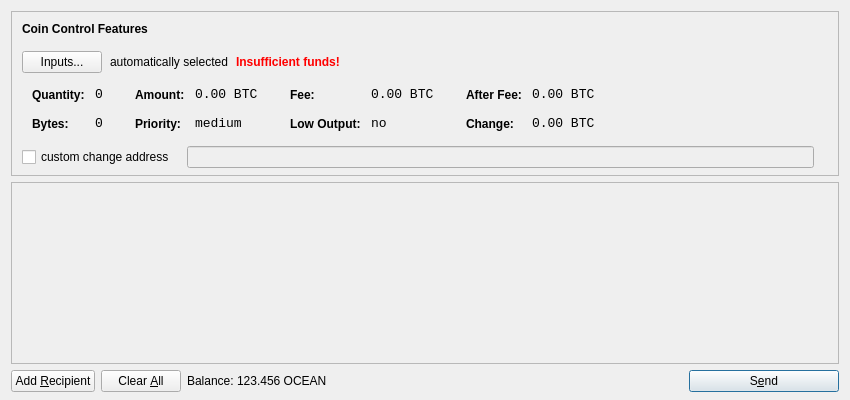
<?xml version="1.0" encoding="UTF-8"?>
<ui version="4.0">
 <class>SendCoinsDialog</class>
 <widget class="QDialog" name="SendCoinsDialog">
  <property name="geometry">
   <rect>
    <x>0</x>
    <y>0</y>
    <width>850</width>
    <height>400</height>
   </rect>
  </property>
  <property name="windowTitle">
   <string>Send Coins</string>
  </property>
  <layout class="QVBoxLayout" name="verticalLayout" stretch="0,1,0">
   <property name="bottomMargin">
    <number>8</number>
   </property>
   <item>
    <widget class="QFrame" name="frameCoinControl">
     <property name="sizePolicy">
      <sizepolicy hsizetype="Expanding" vsizetype="Expanding">
       <horstretch>0</horstretch>
       <verstretch>0</verstretch>
      </sizepolicy>
     </property>
     <property name="maximumSize">
      <size>
       <width>16777215</width>
       <height>16777215</height>
      </size>
     </property>
     <property name="frameShape">
      <enum>QFrame::StyledPanel</enum>
     </property>
     <property name="frameShadow">
      <enum>QFrame::Sunken</enum>
     </property>
     <layout class="QVBoxLayout" name="verticalLayoutCoinControl2">
      <property name="spacing">
       <number>-1</number>
      </property>
      <property name="leftMargin">
       <number>0</number>
      </property>
      <property name="topMargin">
       <number>0</number>
      </property>
      <property name="rightMargin">
       <number>0</number>
      </property>
      <property name="bottomMargin">
       <number>6</number>
      </property>
      <item>
       <layout class="QVBoxLayout" name="verticalLayoutCoinControl" stretch="0,0,0,0,1">
        <property name="spacing">
         <number>0</number>
        </property>
        <property name="leftMargin">
         <number>10</number>
        </property>
        <property name="topMargin">
         <number>10</number>
        </property>
        <item>
         <layout class="QHBoxLayout" name="horizontalLayoutCoinControl1">
          <property name="bottomMargin">
           <number>15</number>
          </property>
          <item>
           <widget class="QLabel" name="labelCoinControlFeatures">
            <property name="sizePolicy">
             <sizepolicy hsizetype="Preferred" vsizetype="Maximum">
              <horstretch>0</horstretch>
              <verstretch>0</verstretch>
             </sizepolicy>
            </property>
            <property name="font">
             <font>
              <weight>75</weight>
              <bold>true</bold>
             </font>
            </property>
            <property name="styleSheet">
             <string notr="true">font-weight:bold;</string>
            </property>
            <property name="text">
             <string>Coin Control Features</string>
            </property>
           </widget>
          </item>
         </layout>
        </item>
        <item>
         <layout class="QHBoxLayout" name="horizontalLayoutCoinControl2" stretch="0,0,0,0">
          <property name="spacing">
           <number>8</number>
          </property>
          <property name="bottomMargin">
           <number>10</number>
          </property>
          <item>
           <widget class="QPushButton" name="pushButtonCoinControl">
            <property name="styleSheet">
             <string notr="true"/>
            </property>
            <property name="text">
             <string>Inputs...</string>
            </property>
           </widget>
          </item>
          <item>
           <widget class="QLabel" name="labelCoinControlAutomaticallySelected">
            <property name="text">
             <string>automatically selected</string>
            </property>
            <property name="margin">
             <number>5</number>
            </property>
           </widget>
          </item>
          <item>
           <widget class="QLabel" name="labelCoinControlInsuffFunds">
            <property name="font">
             <font>
              <weight>75</weight>
              <bold>true</bold>
             </font>
            </property>
            <property name="styleSheet">
             <string notr="true">color:red;font-weight:bold;</string>
            </property>
            <property name="text">
             <string>Insufficient funds!</string>
            </property>
            <property name="margin">
             <number>5</number>
            </property>
           </widget>
          </item>
          <item>
           <spacer name="horizontalSpacerCoinControl">
            <property name="orientation">
             <enum>Qt::Horizontal</enum>
            </property>
            <property name="sizeHint" stdset="0">
             <size>
              <width>40</width>
              <height>1</height>
             </size>
            </property>
           </spacer>
          </item>
         </layout>
        </item>
        <item>
         <widget class="QWidget" name="widgetCoinControl" native="true">
          <property name="sizePolicy">
           <sizepolicy hsizetype="Preferred" vsizetype="Preferred">
            <horstretch>0</horstretch>
            <verstretch>0</verstretch>
           </sizepolicy>
          </property>
          <property name="minimumSize">
           <size>
            <width>0</width>
            <height>0</height>
           </size>
          </property>
          <property name="styleSheet">
           <string notr="true"/>
          </property>
          <layout class="QHBoxLayout" name="horizontalLayoutCoinControl5">
           <property name="margin">
            <number>0</number>
           </property>
           <item>
            <layout class="QHBoxLayout" name="horizontalLayoutCoinControl3" stretch="0,0,0,1">
             <property name="spacing">
              <number>20</number>
             </property>
             <property name="topMargin">
              <number>0</number>
             </property>
             <property name="bottomMargin">
              <number>10</number>
             </property>
             <item>
              <layout class="QFormLayout" name="formLayoutCoinControl1">
               <property name="horizontalSpacing">
                <number>10</number>
               </property>
               <property name="verticalSpacing">
                <number>14</number>
               </property>
               <property name="leftMargin">
                <number>10</number>
               </property>
               <property name="topMargin">
                <number>4</number>
               </property>
               <property name="rightMargin">
                <number>6</number>
               </property>
               <item row="0" column="0">
                <widget class="QLabel" name="labelCoinControlQuantityText">
                 <property name="styleSheet">
                  <string notr="true">font-weight:bold;</string>
                 </property>
                 <property name="text">
                  <string>Quantity:</string>
                 </property>
                 <property name="margin">
                  <number>0</number>
                 </property>
                </widget>
               </item>
               <item row="0" column="1">
                <widget class="QLabel" name="labelCoinControlQuantity">
                 <property name="font">
                  <font>
                   <family>Monospace</family>
                   <pointsize>10</pointsize>
                  </font>
                 </property>
                 <property name="cursor">
                  <cursorShape>IBeamCursor</cursorShape>
                 </property>
                 <property name="contextMenuPolicy">
                  <enum>Qt::ActionsContextMenu</enum>
                 </property>
                 <property name="text">
                  <string notr="true">0</string>
                 </property>
                 <property name="margin">
                  <number>0</number>
                 </property>
                 <property name="textInteractionFlags">
                  <set>Qt::LinksAccessibleByMouse|Qt::TextSelectableByKeyboard|Qt::TextSelectableByMouse</set>
                 </property>
                </widget>
               </item>
               <item row="1" column="0">
                <widget class="QLabel" name="labelCoinControlBytesText">
                 <property name="styleSheet">
                  <string notr="true">font-weight:bold;</string>
                 </property>
                 <property name="text">
                  <string>Bytes:</string>
                 </property>
                </widget>
               </item>
               <item row="1" column="1">
                <widget class="QLabel" name="labelCoinControlBytes">
                 <property name="font">
                  <font>
                   <family>Monospace</family>
                   <pointsize>10</pointsize>
                  </font>
                 </property>
                 <property name="cursor">
                  <cursorShape>IBeamCursor</cursorShape>
                 </property>
                 <property name="contextMenuPolicy">
                  <enum>Qt::ActionsContextMenu</enum>
                 </property>
                 <property name="text">
                  <string notr="true">0</string>
                 </property>
                 <property name="textInteractionFlags">
                  <set>Qt::LinksAccessibleByMouse|Qt::TextSelectableByKeyboard|Qt::TextSelectableByMouse</set>
                 </property>
                </widget>
               </item>
              </layout>
             </item>
             <item>
              <layout class="QFormLayout" name="formLayoutCoinControl2">
               <property name="horizontalSpacing">
                <number>10</number>
               </property>
               <property name="verticalSpacing">
                <number>14</number>
               </property>
               <property name="leftMargin">
                <number>6</number>
               </property>
               <property name="topMargin">
                <number>4</number>
               </property>
               <property name="rightMargin">
                <number>6</number>
               </property>
               <item row="0" column="0">
                <widget class="QLabel" name="labelCoinControlAmountText">
                 <property name="styleSheet">
                  <string notr="true">font-weight:bold;</string>
                 </property>
                 <property name="text">
                  <string>Amount:</string>
                 </property>
                 <property name="margin">
                  <number>0</number>
                 </property>
                </widget>
               </item>
               <item row="0" column="1">
                <widget class="QLabel" name="labelCoinControlAmount">
                 <property name="font">
                  <font>
                   <family>Monospace</family>
                   <pointsize>10</pointsize>
                  </font>
                 </property>
                 <property name="cursor">
                  <cursorShape>IBeamCursor</cursorShape>
                 </property>
                 <property name="contextMenuPolicy">
                  <enum>Qt::ActionsContextMenu</enum>
                 </property>
                 <property name="text">
                  <string notr="true">0.00 BTC</string>
                 </property>
                 <property name="textInteractionFlags">
                  <set>Qt::LinksAccessibleByMouse|Qt::TextSelectableByKeyboard|Qt::TextSelectableByMouse</set>
                 </property>
                </widget>
               </item>
               <item row="1" column="0">
                <widget class="QLabel" name="labelCoinControlPriorityText">
                 <property name="styleSheet">
                  <string notr="true">font-weight:bold;</string>
                 </property>
                 <property name="text">
                  <string>Priority:</string>
                 </property>
                </widget>
               </item>
               <item row="1" column="1">
                <widget class="QLabel" name="labelCoinControlPriority">
                 <property name="font">
                  <font>
                   <family>Monospace</family>
                   <pointsize>10</pointsize>
                  </font>
                 </property>
                 <property name="cursor">
                  <cursorShape>IBeamCursor</cursorShape>
                 </property>
                 <property name="contextMenuPolicy">
                  <enum>Qt::ActionsContextMenu</enum>
                 </property>
                 <property name="text">
                  <string>medium</string>
                 </property>
                 <property name="textInteractionFlags">
                  <set>Qt::LinksAccessibleByMouse|Qt::TextSelectableByKeyboard|Qt::TextSelectableByMouse</set>
                 </property>
                </widget>
               </item>
              </layout>
             </item>
             <item>
              <layout class="QFormLayout" name="formLayoutCoinControl3">
               <property name="horizontalSpacing">
                <number>10</number>
               </property>
               <property name="verticalSpacing">
                <number>14</number>
               </property>
               <property name="leftMargin">
                <number>6</number>
               </property>
               <property name="topMargin">
                <number>4</number>
               </property>
               <property name="rightMargin">
                <number>6</number>
               </property>
               <item row="0" column="0">
                <widget class="QLabel" name="labelCoinControlFeeText">
                 <property name="styleSheet">
                  <string notr="true">font-weight:bold;</string>
                 </property>
                 <property name="text">
                  <string>Fee:</string>
                 </property>
                 <property name="margin">
                  <number>0</number>
                 </property>
                </widget>
               </item>
               <item row="0" column="1">
                <widget class="QLabel" name="labelCoinControlFee">
                 <property name="font">
                  <font>
                   <family>Monospace</family>
                   <pointsize>10</pointsize>
                  </font>
                 </property>
                 <property name="cursor">
                  <cursorShape>IBeamCursor</cursorShape>
                 </property>
                 <property name="contextMenuPolicy">
                  <enum>Qt::ActionsContextMenu</enum>
                 </property>
                 <property name="text">
                  <string notr="true">0.00 BTC</string>
                 </property>
                 <property name="textInteractionFlags">
                  <set>Qt::LinksAccessibleByMouse|Qt::TextSelectableByKeyboard|Qt::TextSelectableByMouse</set>
                 </property>
                </widget>
               </item>
               <item row="1" column="0">
                <widget class="QLabel" name="labelCoinControlLowOutputText">
                 <property name="styleSheet">
                  <string notr="true">font-weight:bold;</string>
                 </property>
                 <property name="text">
                  <string>Low Output:</string>
                 </property>
                </widget>
               </item>
               <item row="1" column="1">
                <widget class="QLabel" name="labelCoinControlLowOutput">
                 <property name="font">
                  <font>
                   <family>Monospace</family>
                   <pointsize>10</pointsize>
                  </font>
                 </property>
                 <property name="cursor">
                  <cursorShape>IBeamCursor</cursorShape>
                 </property>
                 <property name="contextMenuPolicy">
                  <enum>Qt::ActionsContextMenu</enum>
                 </property>
                 <property name="text">
                  <string>no</string>
                 </property>
                 <property name="textInteractionFlags">
                  <set>Qt::LinksAccessibleByMouse|Qt::TextSelectableByKeyboard|Qt::TextSelectableByMouse</set>
                 </property>
                </widget>
               </item>
              </layout>
             </item>
             <item>
              <layout class="QFormLayout" name="formLayoutCoinControl4">
               <property name="horizontalSpacing">
                <number>10</number>
               </property>
               <property name="verticalSpacing">
                <number>14</number>
               </property>
               <property name="leftMargin">
                <number>6</number>
               </property>
               <property name="topMargin">
                <number>4</number>
               </property>
               <property name="rightMargin">
                <number>6</number>
               </property>
               <item row="0" column="0">
                <widget class="QLabel" name="labelCoinControlAfterFeeText">
                 <property name="styleSheet">
                  <string notr="true">font-weight:bold;</string>
                 </property>
                 <property name="text">
                  <string>After Fee:</string>
                 </property>
                 <property name="margin">
                  <number>0</number>
                 </property>
                </widget>
               </item>
               <item row="0" column="1">
                <widget class="QLabel" name="labelCoinControlAfterFee">
                 <property name="font">
                  <font>
                   <family>Monospace</family>
                   <pointsize>10</pointsize>
                  </font>
                 </property>
                 <property name="cursor">
                  <cursorShape>IBeamCursor</cursorShape>
                 </property>
                 <property name="contextMenuPolicy">
                  <enum>Qt::ActionsContextMenu</enum>
                 </property>
                 <property name="text">
                  <string notr="true">0.00 BTC</string>
                 </property>
                 <property name="textInteractionFlags">
                  <set>Qt::LinksAccessibleByMouse|Qt::TextSelectableByKeyboard|Qt::TextSelectableByMouse</set>
                 </property>
                </widget>
               </item>
               <item row="1" column="0">
                <widget class="QLabel" name="labelCoinControlChangeText">
                 <property name="styleSheet">
                  <string notr="true">font-weight:bold;</string>
                 </property>
                 <property name="text">
                  <string>Change:</string>
                 </property>
                </widget>
               </item>
               <item row="1" column="1">
                <widget class="QLabel" name="labelCoinControlChange">
                 <property name="font">
                  <font>
                   <family>Monospace</family>
                   <pointsize>10</pointsize>
                  </font>
                 </property>
                 <property name="cursor">
                  <cursorShape>IBeamCursor</cursorShape>
                 </property>
                 <property name="contextMenuPolicy">
                  <enum>Qt::ActionsContextMenu</enum>
                 </property>
                 <property name="text">
                  <string notr="true">0.00 BTC</string>
                 </property>
                 <property name="textInteractionFlags">
                  <set>Qt::LinksAccessibleByMouse|Qt::TextSelectableByKeyboard|Qt::TextSelectableByMouse</set>
                 </property>
                </widget>
               </item>
              </layout>
             </item>
            </layout>
           </item>
          </layout>
         </widget>
        </item>
        <item>
         <layout class="QHBoxLayout" name="horizontalLayoutCoinControl4" stretch="0,0,0">
          <property name="spacing">
           <number>12</number>
          </property>
          <property name="sizeConstraint">
           <enum>QLayout::SetDefaultConstraint</enum>
          </property>
          <property name="topMargin">
           <number>5</number>
          </property>
          <property name="rightMargin">
           <number>5</number>
          </property>
          <item>
           <widget class="QCheckBox" name="checkBoxCoinControlChange">
            <property name="text">
             <string>custom change address</string>
            </property>
           </widget>
          </item>
          <item>
           <widget class="QLineEdit" name="lineEditCoinControlChange">
            <property name="enabled">
             <bool>false</bool>
            </property>
            <property name="sizePolicy">
             <sizepolicy hsizetype="Expanding" vsizetype="Fixed">
              <horstretch>0</horstretch>
              <verstretch>0</verstretch>
             </sizepolicy>
            </property>
           </widget>
          </item>
          <item>
           <widget class="QLabel" name="labelCoinControlChangeLabel">
            <property name="sizePolicy">
             <sizepolicy hsizetype="Preferred" vsizetype="Expanding">
              <horstretch>0</horstretch>
              <verstretch>0</verstretch>
             </sizepolicy>
            </property>
            <property name="minimumSize">
             <size>
              <width>0</width>
              <height>0</height>
             </size>
            </property>
            <property name="text">
             <string/>
            </property>
            <property name="margin">
             <number>3</number>
            </property>
           </widget>
          </item>
         </layout>
        </item>
        <item>
         <spacer name="verticalSpacerCoinControl">
          <property name="orientation">
           <enum>Qt::Vertical</enum>
          </property>
          <property name="sizeHint" stdset="0">
           <size>
            <width>800</width>
            <height>1</height>
           </size>
          </property>
         </spacer>
        </item>
       </layout>
      </item>
     </layout>
    </widget>
   </item>
   <item>
    <widget class="QScrollArea" name="scrollArea">
     <property name="widgetResizable">
      <bool>true</bool>
     </property>
     <widget class="QWidget" name="scrollAreaWidgetContents">
      <property name="geometry">
       <rect>
        <x>0</x>
        <y>0</y>
        <width>830</width>
        <height>165</height>
       </rect>
      </property>
      <layout class="QVBoxLayout" name="verticalLayout_2">
       <property name="margin">
        <number>0</number>
       </property>
       <item>
        <layout class="QVBoxLayout" name="entries">
         <property name="spacing">
          <number>6</number>
         </property>
        </layout>
       </item>
       <item>
        <spacer name="verticalSpacer">
         <property name="orientation">
          <enum>Qt::Vertical</enum>
         </property>
         <property name="sizeHint" stdset="0">
          <size>
           <width>20</width>
           <height>40</height>
          </size>
         </property>
        </spacer>
       </item>
      </layout>
     </widget>
    </widget>
   </item>
   <item>
    <layout class="QHBoxLayout" name="horizontalLayout">
     <item>
      <widget class="QPushButton" name="addButton">
       <property name="toolTip">
        <string>Send to multiple recipients at once</string>
       </property>
       <property name="text">
        <string>Add &amp;Recipient</string>
       </property>
       <property name="icon">
        <iconset resource="../bitcoin.qrc">
         <normaloff>:/icons/add</normaloff>:/icons/add</iconset>
       </property>
       <property name="autoDefault">
        <bool>false</bool>
       </property>
      </widget>
     </item>
     <item>
      <widget class="QPushButton" name="clearButton">
       <property name="sizePolicy">
        <sizepolicy hsizetype="Minimum" vsizetype="Fixed">
         <horstretch>0</horstretch>
         <verstretch>0</verstretch>
        </sizepolicy>
       </property>
       <property name="toolTip">
        <string>Remove all transaction fields</string>
       </property>
       <property name="text">
        <string>Clear &amp;All</string>
       </property>
       <property name="icon">
        <iconset resource="../bitcoin.qrc">
         <normaloff>:/icons/remove</normaloff>:/icons/remove</iconset>
       </property>
       <property name="autoRepeatDelay">
        <number>300</number>
       </property>
       <property name="autoDefault">
        <bool>false</bool>
       </property>
      </widget>
     </item>
     <item>
      <layout class="QHBoxLayout" name="horizontalLayout_2">
       <property name="spacing">
        <number>3</number>
       </property>
       <item>
        <widget class="QLabel" name="label">
         <property name="text">
          <string>Balance:</string>
         </property>
        </widget>
       </item>
       <item>
        <widget class="QLabel" name="labelBalance">
         <property name="cursor">
          <cursorShape>IBeamCursor</cursorShape>
         </property>
         <property name="text">
          <string>123.456 OCEAN</string>
         </property>
         <property name="textInteractionFlags">
          <set>Qt::LinksAccessibleByMouse|Qt::TextSelectableByKeyboard|Qt::TextSelectableByMouse</set>
         </property>
        </widget>
       </item>
      </layout>
     </item>
     <item>
      <spacer name="horizontalSpacer">
       <property name="orientation">
        <enum>Qt::Horizontal</enum>
       </property>
       <property name="sizeHint" stdset="0">
        <size>
         <width>40</width>
         <height>20</height>
        </size>
       </property>
      </spacer>
     </item>
     <item>
      <widget class="QPushButton" name="sendButton">
       <property name="minimumSize">
        <size>
         <width>150</width>
         <height>0</height>
        </size>
       </property>
       <property name="toolTip">
        <string>Confirm the send action</string>
       </property>
       <property name="text">
        <string>S&amp;end</string>
       </property>
       <property name="icon">
        <iconset resource="../bitcoin.qrc">
         <normaloff>:/icons/send</normaloff>:/icons/send</iconset>
       </property>
       <property name="default">
        <bool>true</bool>
       </property>
      </widget>
     </item>
    </layout>
   </item>
  </layout>
 </widget>
 <resources>
  <include location="../bitcoin.qrc"/>
 </resources>
 <connections/>
</ui>
